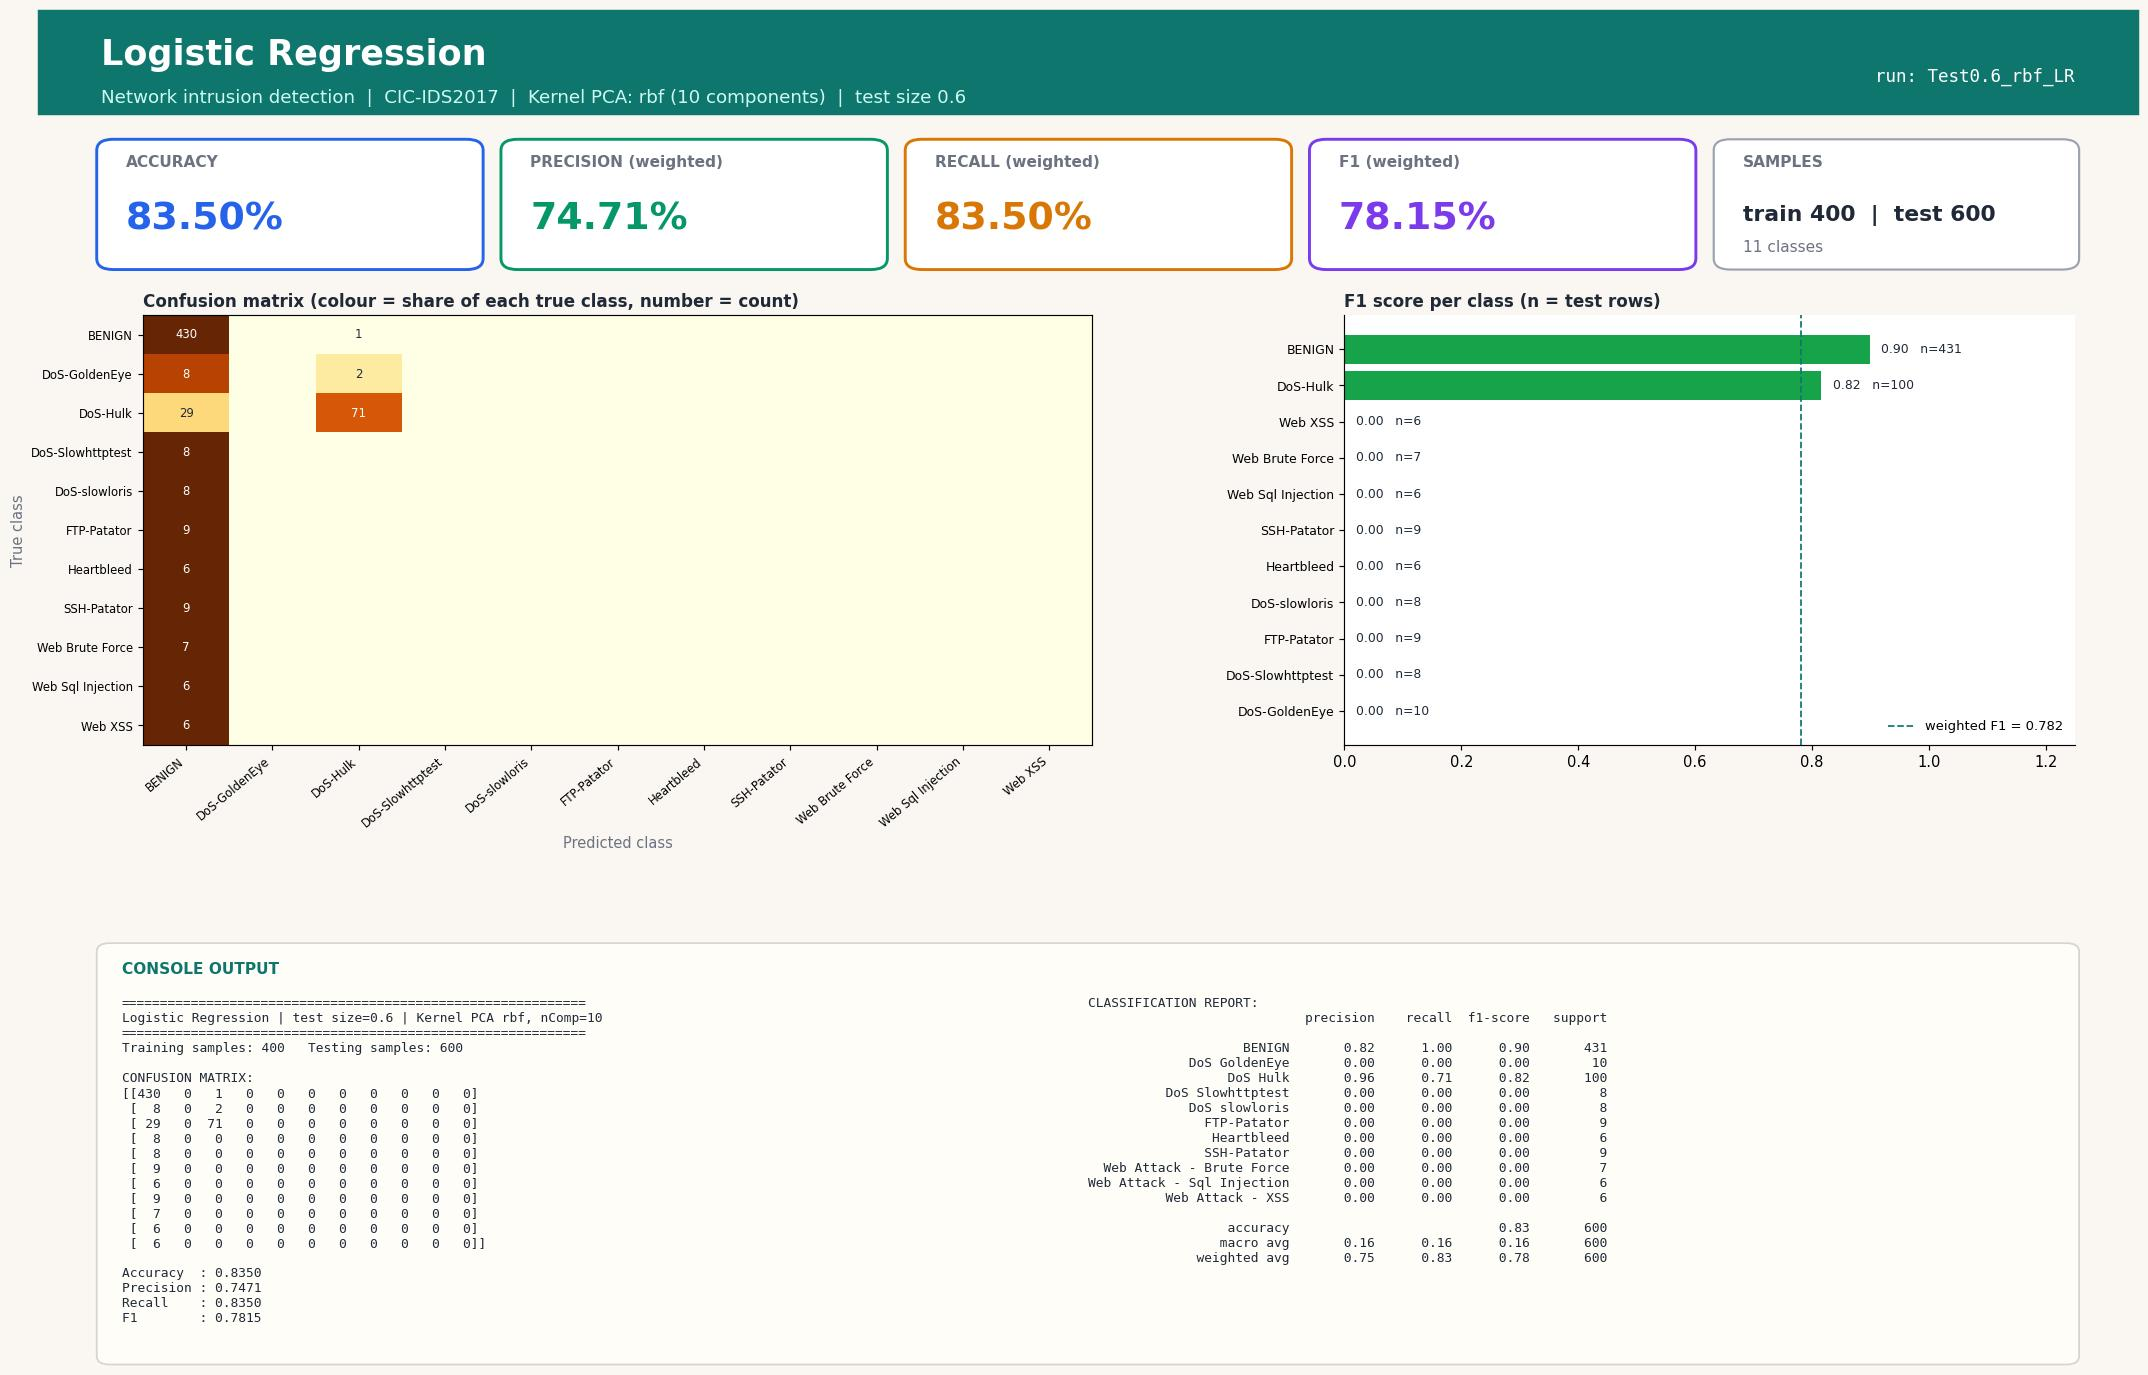

This chart was generated by the following Python code:
#!/usr/bin/env python3
"""Logistic Regression | Test size 0.6 | Kernel PCA kernel=rbf, n_components=10
CIC-IDS2017 (Tue+Wed+Thu-morning) 1000-row stratified sample.
Run in any IDE (Spyder / VS Code / PyCharm / Jupyter): open the file and press Run, no arguments needed.
Saves next to this file: 'Test0.6_rbf_LR.jpg' - one image with the console output (confusion matrix, metrics, classification report) plus charts."""
import json, os
import numpy as np
import matplotlib.pyplot as plt
from sklearn.decomposition import KernelPCA
from sklearn.linear_model import LogisticRegression
from sklearn.metrics import (accuracy_score, classification_report, confusion_matrix,
                             f1_score, precision_score, recall_score)
from sklearn.model_selection import train_test_split
from sklearn.preprocessing import StandardScaler

TEST_SIZE, KERNEL, N_COMP, ALG, ALG_NAME = 0.6, "rbf", 10, "LR", "Logistic Regression"
try:
    HERE = os.path.dirname(os.path.abspath(__file__))
except NameError:                      # Jupyter / interactive console
    HERE = os.getcwd()
def _find_root():                      # folder that contains data/sample.npz (works from any working directory)
    for p in (HERE, os.path.join(HERE, ".."), os.path.join(HERE, "..", ".."), os.getcwd()):
        if os.path.exists(os.path.join(p, "data", "sample.npz")):
            return os.path.abspath(p)
    raise FileNotFoundError("data/sample.npz not found - run prepare_data.py or keep the repo folder structure")
ROOT = _find_root()
tag = f"Test{TEST_SIZE}_{KERNEL}_{ALG}"

# 1. LOAD cached, cleaned sample (see prepare_data.py)
d = np.load(os.path.join(ROOT, "data", "sample.npz"), allow_pickle=True)
X, y, class_names = d["X"], d["y"], [str(c).replace("�", "-") for c in d["classes"]]

# 2. SPLIT
X_train, X_test, y_train, y_test = train_test_split(
    X, y, test_size=TEST_SIZE, random_state=42, stratify=y)

# 3. SCALE (fit on train only)
scaler = StandardScaler()
X_train = scaler.fit_transform(X_train); X_test = scaler.transform(X_test)

# 4. DIMENSIONALITY REDUCTION: Kernel PCA (fit on train only; gamma = sklearn default 1/n_features)
kpca = KernelPCA(n_components=N_COMP, kernel=KERNEL, random_state=0)
X_train = kpca.fit_transform(X_train); X_test = kpca.transform(X_test)

# 5. CLASSIFIER
classifier = LogisticRegression(max_iter=1000, solver="lbfgs", random_state=0)
classifier.fit(X_train, y_train)
y_pred = classifier.predict(X_test)

# 6. METRICS
labels = np.arange(len(class_names))
cm = confusion_matrix(y_test, y_pred, labels=labels)
res = dict(test_size=TEST_SIZE, kernel=KERNEL, n_components=N_COMP, algorithm=ALG, model=ALG_NAME,
           n_train=int(len(y_train)), n_test=int(len(y_test)),
           accuracy=accuracy_score(y_test, y_pred),
           precision=precision_score(y_test, y_pred, average="weighted", zero_division=0),
           recall=recall_score(y_test, y_pred, average="weighted", zero_division=0),
           f1=f1_score(y_test, y_pred, average="weighted", zero_division=0))
report = classification_report(y_test, y_pred, labels=labels, target_names=class_names, zero_division=0)
lines = ["=" * 60, f"{ALG_NAME} | test size={TEST_SIZE} | Kernel PCA {KERNEL}, nComp={N_COMP}", "=" * 60,
         f"Training samples: {len(y_train)}   Testing samples: {len(y_test)}", "", "CONFUSION MATRIX:", np.array2string(cm), ""]
for k in ("accuracy", "precision", "recall", "f1"): lines.append(f"{k.capitalize():10s}: {res[k]:.4f}")
lines += ["", "CLASSIFICATION REPORT:", report]
console_output = "\n".join(lines); print(console_output)

# 7. VISUAL OUTPUT: ONE report-style image (banner, KPI cards, charts, console output) - real results only
from matplotlib.patches import FancyBboxPatch, Rectangle
short = [c.replace("Web Attack - ", "Web ").replace("DoS ", "DoS-") for c in class_names]
rep = classification_report(y_test, y_pred, labels=labels, target_names=class_names, zero_division=0, output_dict=True)
cmn = cm / np.maximum(cm.sum(axis=1, keepdims=True), 1)          # row-normalised = per-class recall
INK, MUTED, BG, ACC = "#1f2937", "#6b7280", "#faf7f2", "#0f766e"
fig = plt.figure(figsize=(20, 13.2), dpi=105, facecolor=BG)
fig.add_artist(Rectangle((0, 0.925), 1, 0.075, transform=fig.transFigure, color=ACC, zorder=0))
fig.text(0.03, 0.968, f"{ALG_NAME}", fontsize=24, fontweight="bold", color="white", va="center")
fig.text(0.03, 0.937, f"Network intrusion detection  |  CIC-IDS2017  |  Kernel PCA: {KERNEL} ({N_COMP} components)  |  test size {TEST_SIZE}",
         fontsize=12.5, color="#ccfbf1", va="center")
fig.text(0.97, 0.952, f"run: {tag}", fontsize=12, color="white", ha="right", va="center", family="monospace")

# KPI cards
cards = [("ACCURACY", res["accuracy"], "#2563eb"), ("PRECISION (weighted)", res["precision"], "#059669"),
         ("RECALL (weighted)", res["recall"], "#d97706"), ("F1 (weighted)", res["f1"], "#7c3aed")]
for i, (lab, v, col) in enumerate(cards):
    x0 = 0.03 + i * 0.1925
    fig.add_artist(FancyBboxPatch((x0, 0.815), 0.18, 0.09, boxstyle="round,pad=0.002,rounding_size=0.008", transform=fig.transFigure,
                                  facecolor="white", edgecolor=col, linewidth=2))
    fig.text(x0 + 0.012, 0.887, lab, fontsize=10.5, color=MUTED, fontweight="bold")
    fig.text(x0 + 0.012, 0.842, f"{v * 100:.2f}%", fontsize=26, color=col, fontweight="bold")
fig.add_artist(FancyBboxPatch((0.80, 0.815), 0.17, 0.09, boxstyle="round,pad=0.002,rounding_size=0.008", transform=fig.transFigure,
                              facecolor="white", edgecolor="#9ca3af", linewidth=1.5))
fig.text(0.812, 0.887, "SAMPLES", fontsize=10.5, color=MUTED, fontweight="bold")
fig.text(0.812, 0.848, f"train {res['n_train']}  |  test {res['n_test']}", fontsize=15, color=INK, fontweight="bold")
fig.text(0.812, 0.826, f"{len(class_names)} classes", fontsize=10.5, color=MUTED)

gs = fig.add_gridspec(1, 2, left=0.05, right=0.97, top=0.78, bottom=0.47, wspace=0.30, width_ratios=[1.3, 1])
ax1 = fig.add_subplot(gs[0, 0]); ax2 = fig.add_subplot(gs[0, 1])
for ax in (ax1, ax2): ax.set_facecolor("white")
im = ax1.imshow(cmn, cmap="YlOrBr", vmin=0, vmax=1, aspect="auto")
ax1.set_xticks(labels); ax1.set_yticks(labels); ax1.set_xticklabels(short, rotation=40, ha="right", fontsize=8); ax1.set_yticklabels(short, fontsize=8)
ax1.set_title("Confusion matrix (colour = share of each true class, number = count)", loc="left", fontsize=11.5, color=INK, fontweight="bold")
ax1.set_xlabel("Predicted class", color=MUTED); ax1.set_ylabel("True class", color=MUTED)
for a_ in labels:
    for b_ in labels:
        if cm[a_, b_]: ax1.text(b_, a_, cm[a_, b_], ha="center", va="center", fontsize=8, color="white" if cmn[a_, b_] > 0.6 else INK)
f1s = [rep[c]["f1-score"] for c in class_names]; sup = [int(rep[c]["support"]) for c in class_names]
order = np.argsort(f1s)
cols = ["#dc2626" if f1s[i] < 0.34 else "#f59e0b" if f1s[i] < 0.67 else "#16a34a" for i in order]
ax2.barh(range(len(order)), [f1s[i] for i in order], color=cols)
ax2.set_yticks(range(len(order))); ax2.set_yticklabels([short[i] for i in order], fontsize=8.5); ax2.set_xlim(0, 1.25)
ax2.set_title("F1 score per class (n = test rows)", loc="left", fontsize=11.5, color=INK, fontweight="bold")
for k, i in enumerate(order): ax2.text(f1s[i] + 0.02, k, f"{f1s[i]:.2f}   n={sup[i]}", va="center", fontsize=8.5, color=INK, zorder=5, bbox=dict(facecolor="white", edgecolor="none", pad=1))
for sp in ("top", "right"): ax2.spines[sp].set_visible(False)
ax2.axvline(res["f1"], color=ACC, ls="--", lw=1.2, label=f"weighted F1 = {res['f1']:.3f}"); ax2.legend(loc="lower right", fontsize=9, frameon=False)

# console output panel (same text that is printed to the console)
fig.add_artist(FancyBboxPatch((0.03, 0.025), 0.94, 0.30, boxstyle="round,pad=0.002,rounding_size=0.006", transform=fig.transFigure,
                              facecolor="#fffdf8", edgecolor="#d6d3d1", linewidth=1.2))
fig.text(0.04, 0.305, "CONSOLE OUTPUT", fontsize=10.5, color=ACC, fontweight="bold")
split_at = lines.index("CLASSIFICATION REPORT:")
fig.text(0.04, 0.288, "\n".join(lines[:split_at]), family="monospace", fontsize=8.8, color=INK, va="top")
fig.text(0.50, 0.288, "\n".join(lines[split_at:]), family="monospace", fontsize=8.8, color=INK, va="top")
plt.savefig(os.path.join(HERE, tag + ".jpg"), format="jpg", bbox_inches="tight", facecolor=BG)
if os.environ.get("ACN_NO_SHOW") != "1": plt.show()   # IDEs display the image; run_all.py disables this
plt.close()

os.makedirs(os.path.join(ROOT, "results", "json"), exist_ok=True)
with open(os.path.join(ROOT, "results", "json", tag + ".json"), "w") as f: json.dump(res, f)
